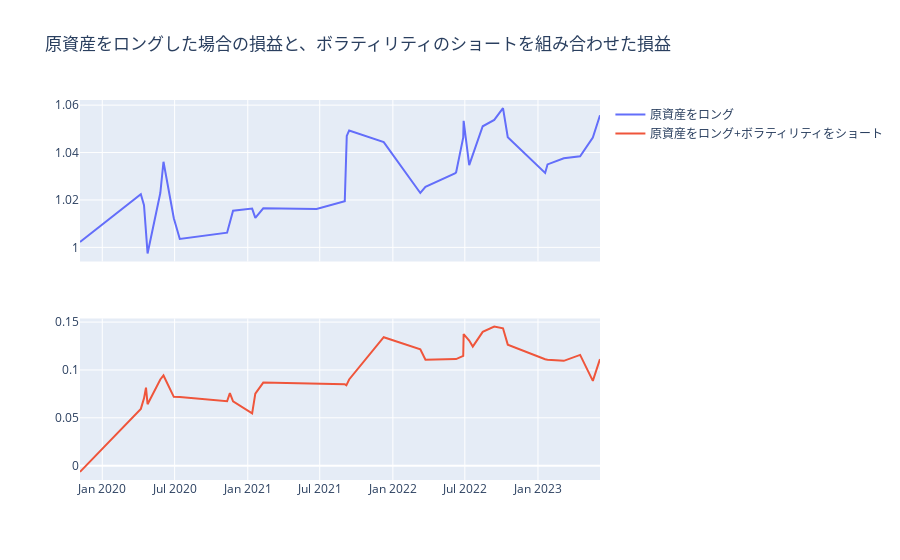

Notebook code cell kept with this figure:
### Markdown cell above
## トレード戦略

### Code cell
s_long = (1 + s_next_days[0]).cumprod()
s_long_and_iv_short = (1 + s_next_days[0]).cumprod() - (1 + iv_next_days[0]).cumprod()
pl_fig = make_subplots(rows=2, cols=1, shared_xaxes=True)
pl_fig.add_trace(
    go.Scatter(x=s_long.index, y=s_long, name="原資産をロング"),
    row=1,
    col=1,
)
pl_fig.add_trace(
    go.Scatter(
        x=s_long_and_iv_short.index,
        y=s_long_and_iv_short,
        name="原資産をロング+ボラティリティをショート",
    ),
    row=2,
    col=1,
)
pl_fig.update_layout(go.Layout(title={"text": "原資産をロングした場合の損益と、ボラティリティのショートを組み合わせた損益"}))
